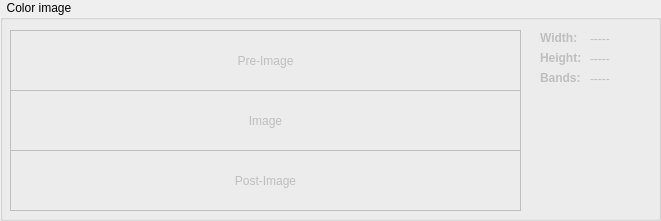
   <widget class="QGroupBox" name="groupBox_3">
    <property name="geometry">
     <rect>
      <x>10</x>
      <y>50</y>
      <width>661</width>
      <height>221</height>
     </rect>
    </property>
    <property name="title">
     <string>  Color image  </string>
    </property>
    <widget class="QLabel" name="labColor_pre">
     <property name="enabled">
      <bool>false</bool>
     </property>
     <property name="geometry">
      <rect>
       <x>10</x>
       <y>30</y>
       <width>511</width>
       <height>61</height>
      </rect>
     </property>
     <property name="frameShape">
      <enum>QFrame::Box</enum>
     </property>
     <property name="lineWidth">
      <number>1</number>
     </property>
     <property name="text">
      <string>Pre-Image</string>
     </property>
     <property name="scaledContents">
      <bool>true</bool>
     </property>
     <property name="alignment">
      <set>Qt::AlignCenter</set>
     </property>
    </widget>
    <widget class="QLabel" name="labColor">
     <property name="enabled">
      <bool>false</bool>
     </property>
     <property name="geometry">
      <rect>
       <x>10</x>
       <y>90</y>
       <width>511</width>
       <height>61</height>
      </rect>
     </property>
     <property name="frameShape">
      <enum>QFrame::Box</enum>
     </property>
     <property name="text">
      <string>Image</string>
     </property>
     <property name="scaledContents">
      <bool>true</bool>
     </property>
     <property name="alignment">
      <set>Qt::AlignCenter</set>
     </property>
    </widget>
    <widget class="QLabel" name="labColor_post">
     <property name="enabled">
      <bool>false</bool>
     </property>
     <property name="geometry">
      <rect>
       <x>10</x>
       <y>150</y>
       <width>511</width>
       <height>61</height>
      </rect>
     </property>
     <property name="frameShape">
      <enum>QFrame::Box</enum>
     </property>
     <property name="text">
      <string>Post-Image</string>
     </property>
     <property name="scaledContents">
      <bool>true</bool>
     </property>
     <property name="alignment">
      <set>Qt::AlignCenter</set>
     </property>
    </widget>
    <widget class="QLabel" name="label_2_color">
     <property name="enabled">
      <bool>false</bool>
     </property>
     <property name="geometry">
      <rect>
       <x>540</x>
       <y>50</y>
       <width>61</width>
       <height>16</height>
      </rect>
     </property>
     <property name="font">
      <font>
       <weight>75</weight>
       <bold>true</bold>
       <kerning>false</kerning>
      </font>
     </property>
     <property name="text">
      <string>Height:</string>
     </property>
    </widget>
    <widget class="QLabel" name="label_1_color">
     <property name="enabled">
      <bool>false</bool>
     </property>
     <property name="geometry">
      <rect>
       <x>540</x>
       <y>30</y>
       <width>41</width>
       <height>16</height>
      </rect>
     </property>
     <property name="font">
      <font>
       <weight>75</weight>
       <bold>true</bold>
       <kerning>false</kerning>
      </font>
     </property>
     <property name="text">
      <string>Width:</string>
     </property>
    </widget>
    <widget class="QLabel" name="label_3_color">
     <property name="enabled">
      <bool>false</bool>
     </property>
     <property name="geometry">
      <rect>
       <x>540</x>
       <y>70</y>
       <width>61</width>
       <height>16</height>
      </rect>
     </property>
     <property name="font">
      <font>
       <weight>75</weight>
       <bold>true</bold>
       <kerning>false</kerning>
      </font>
     </property>
     <property name="text">
      <string>Bands:</string>
     </property>
    </widget>
    <widget class="QLabel" name="lab_Color_Height">
     <property name="enabled">
      <bool>false</bool>
     </property>
     <property name="geometry">
      <rect>
       <x>590</x>
       <y>49</y>
       <width>41</width>
       <height>20</height>
      </rect>
     </property>
     <property name="text">
      <string>-----</string>
     </property>
    </widget>
    <widget class="QLabel" name="lab_Color_Bands">
     <property name="enabled">
      <bool>false</bool>
     </property>
     <property name="geometry">
      <rect>
       <x>590</x>
       <y>69</y>
       <width>41</width>
       <height>20</height>
      </rect>
     </property>
     <property name="text">
      <string>-----</string>
     </property>
    </widget>
    <widget class="QLabel" name="lab_Color_width">
     <property name="enabled">
      <bool>false</bool>
     </property>
     <property name="geometry">
      <rect>
       <x>590</x>
       <y>29</y>
       <width>41</width>
       <height>20</height>
      </rect>
     </property>
     <property name="text">
      <string>-----</string>
     </property>
    </widget>
   </widget>
